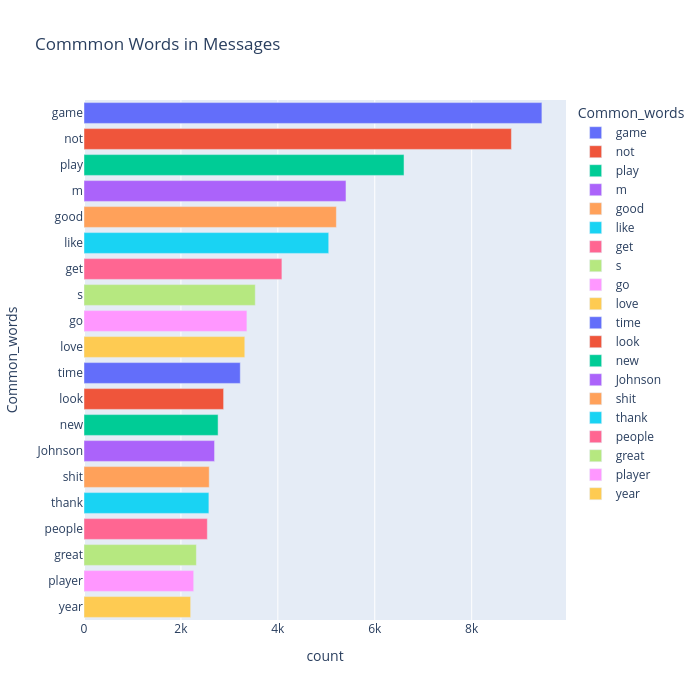

The code cell stored with this chart in its notebook:
### Code cell
from collections import Counter

words = df['Preprocessed_Message'].str.split(expand=True).stack()
top = Counter(words).most_common(20)
temp = pd.DataFrame(top, columns=['Common_words','count'])

fig = px.bar(temp, x="count", y="Common_words", title='Commmon Words in Messages', orientation='h', 
             width=700, height=700,color='Common_words')
fig.show()

### Figure 1 — Plotly figure (JSON) as saved in the notebook; plotly's stock layout.template omitted (floating-point values rounded to 4 significant figures)
{"data": [{"alignmentgroup": "True", "hovertemplate": "Common_words=%{y}<br>count=%{x}<extra></extra>", "legendgroup": "game", "marker": {"color": "#636efa", "pattern": {"shape": ""}}, "name": "game", "offsetgroup": "game", "orientation": "h", "showlegend": true, "textposition": "auto", "type": "bar", "x": [9449], "xaxis": "x", "y": ["game"], "yaxis": "y"}, {"alignmentgroup": "True", "hovertemplate": "Common_words=%{y}<br>count=%{x}<extra></extra>", "legendgroup": "not", "marker": {"color": "#EF553B", "pattern": {"shape": ""}}, "name": "not", "offsetgroup": "not", "orientation": "h", "showlegend": true, "textposition": "auto", "type": "bar", "x": [8820], "xaxis": "x", "y": ["not"], "yaxis": "y"}, {"alignmentgroup": "True", "hovertemplate": "Common_words=%{y}<br>count=%{x}<extra></extra>", "legendgroup": "play", "marker": {"color": "#00cc96", "pattern": {"shape": ""}}, "name": "play", "offsetgroup": "play", "orientation": "h", "showlegend": true, "textposition": "auto", "type": "bar", "x": [6604], "xaxis": "x", "y": ["play"], "yaxis": "y"}, {"alignmentgroup": "True", "hovertemplate": "Common_words=%{y}<br>count=%{x}<extra></extra>", "legendgroup": "m", "marker": {"color": "#ab63fa", "pattern": {"shape": ""}}, "name": "m", "offsetgroup": "m", "orientation": "h", "showlegend": true, "textposition": "auto", "type": "bar", "x": [5406], "xaxis": "x", "y": ["m"], "yaxis": "y"}, {"alignmentgroup": "True", "hovertemplate": "Common_words=%{y}<br>count=%{x}<extra></extra>", "legendgroup": "good", "marker": {"color": "#FFA15A", "pattern": {"shape": ""}}, "name": "good", "offsetgroup": "good", "orientation": "h", "showlegend": true, "textposition": "auto", "type": "bar", "x": [5208], "xaxis": "x", "y": ["good"], "yaxis": "y"}, {"alignmentgroup": "True", "hovertemplate": "Common_words=%{y}<br>count=%{x}<extra></extra>", "legendgroup": "like", "marker": {"color": "#19d3f3", "pattern": {"shape": ""}}, "name": "like", "offsetgroup": "like", "orientation": "h", "showlegend": true, "textposition": "auto", "type": "bar", "x": [5050], "xaxis": "x", "y": ["like"], "yaxis": "y"}, {"alignmentgroup": "True", "hovertemplate": "Common_words=%{y}<br>count=%{x}<extra></extra>", "legendgroup": "get", "marker": {"color": "#FF6692", "pattern": {"shape": ""}}, "name": "get", "offsetgroup": "get", "orientation": "h", "showlegend": true, "textposition": "auto", "type": "bar", "x": [4084], "xaxis": "x", "y": ["get"], "yaxis": "y"}, {"alignmentgroup": "True", "hovertemplate": "Common_words=%{y}<br>count=%{x}<extra></extra>", "legendgroup": "s", "marker": {"color": "#B6E880", "pattern": {"shape": ""}}, "name": "s", "offsetgroup": "s", "orientation": "h", "showlegend": true, "textposition": "auto", "type": "bar", "x": [3534], "xaxis": "x", "y": ["s"], "yaxis": "y"}, {"alignmentgroup": "True", "hovertemplate": "Common_words=%{y}<br>count=%{x}<extra></extra>", "legendgroup": "go", "marker": {"color": "#FF97FF", "pattern": {"shape": ""}}, "name": "go", "offsetgroup": "go", "orientation": "h", "showlegend": true, "textposition": "auto", "type": "bar", "x": [3362], "xaxis": "x", "y": ["go"], "yaxis": "y"}, {"alignmentgroup": "True", "hovertemplate": "Common_words=%{y}<br>count=%{x}<extra></extra>", "legendgroup": "love", "marker": {"color": "#FECB52", "pattern": {"shape": ""}}, "name": "love", "offsetgroup": "love", "orientation": "h", "showlegend": true, "textposition": "auto", "type": "bar", "x": [3318], "xaxis": "x", "y": ["love"], "yaxis": "y"}, {"alignmentgroup": "True", "hovertemplate": "Common_words=%{y}<br>count=%{x}<extra></extra>", "legendgroup": "time", "marker": {"color": "#636efa", "pattern": {"shape": ""}}, "name": "time", "offsetgroup": "time", "orientation": "h", "showlegend": true, "textposition": "auto", "type": "bar", "x": [3225], "xaxis": "x", "y": ["time"], "yaxis": "y"}, {"alignmentgroup": "True", "hovertemplate": "Common_words=%{y}<br>count=%{x}<extra></extra>", "legendgroup": "look", "marker": {"color": "#EF553B", "pattern": {"shape": ""}}, "name": "look", "offsetgroup": "look", "orientation": "h", "showlegend": true, "textposition": "auto", "type": "bar", "x": [2881], "xaxis": "x", "y": ["look"], "yaxis": "y"}, {"alignmentgroup": "True", "hovertemplate": "Common_words=%{y}<br>count=%{x}<extra></extra>", "legendgroup": "new", "marker": {"color": "#00cc96", "pattern": {"shape": ""}}, "name": "new", "offsetgroup": "new", "orientation": "h", "showlegend": true, "textposition": "auto", "type": "bar", "x": [2767], "xaxis": "x", "y": ["new"], "yaxis": "y"}, {"alignmentgroup": "True", "hovertemplate": "Common_words=%{y}<br>count=%{x}<extra></extra>", "legendgroup": "Johnson", "marker": {"color": "#ab63fa", "pattern": {"shape": ""}}, "name": "Johnson", "offsetgroup": "Johnson", "orientation": "h", "showlegend": true, "textposition": "auto", "type": "bar", "x": [2694], "xaxis": "x", "y": ["Johnson"], "yaxis": "y"}, {"alignmentgroup": "True", "hovertemplate": "Common_words=%{y}<br>count=%{x}<extra></extra>", "legendgroup": "shit", "marker": {"color": "#FFA15A", "pattern": {"shape": ""}}, "name": "shit", "offsetgroup": "shit", "orientation": "h", "showlegend": true, "textposition": "auto", "type": "bar", "x": [2584], "xaxis": "x", "y": ["shit"], "yaxis": "y"}, {"alignmentgroup": "True", "hovertemplate": "Common_words=%{y}<br>count=%{x}<extra></extra>", "legendgroup": "thank", "marker": {"color": "#19d3f3", "pattern": {"shape": ""}}, "name": "thank", "offsetgroup": "thank", "orientation": "h", "showlegend": true, "textposition": "auto", "type": "bar", "x": [2577], "xaxis": "x", "y": ["thank"], "yaxis": "y"}, {"alignmentgroup": "True", "hovertemplate": "Common_words=%{y}<br>count=%{x}<extra></extra>", "legendgroup": "people", "marker": {"color": "#FF6692", "pattern": {"shape": ""}}, "name": "people", "offsetgroup": "people", "orientation": "h", "showlegend": true, "textposition": "auto", "type": "bar", "x": [2545], "xaxis": "x", "y": ["people"], "yaxis": "y"}, {"alignmentgroup": "True", "hovertemplate": "Common_words=%{y}<br>count=%{x}<extra></extra>", "legendgroup": "great", "marker": {"color": "#B6E880", "pattern": {"shape": ""}}, "name": "great", "offsetgroup": "great", "orientation": "h", "showlegend": true, "textposition": "auto", "type": "bar", "x": [2319], "xaxis": "x", "y": ["great"], "yaxis": "y"}, {"alignmentgroup": "True", "hovertemplate": "Common_words=%{y}<br>count=%{x}<extra></extra>", "legendgroup": "player", "marker": {"color": "#FF97FF", "pattern": {"shape": ""}}, "name": "player", "offsetgroup": "player", "orientation": "h", "showlegend": true, "textposition": "auto", "type": "bar", "x": [2264], "xaxis": "x", "y": ["player"], "yaxis": "y"}, {"alignmentgroup": "True", "hovertemplate": "Common_words=%{y}<br>count=%{x}<extra></extra>", "legendgroup": "year", "marker": {"color": "#FECB52", "pattern": {"shape": ""}}, "name": "year", "offsetgroup": "year", "orientation": "h", "showlegend": true, "textposition": "auto", "type": "bar", "x": [2201], "xaxis": "x", "y": ["year"], "yaxis": "y"}], "layout": {"barmode": "relative", "height": 700, "legend": {"title": {"text": "Common_words"}, "tracegroupgap": 0}, "title": {"text": "Commmon Words in Messages"}, "width": 700, "xaxis": {"anchor": "y", "domain": [0, 1], "title": {"text": "count"}}, "yaxis": {"anchor": "x", "categoryarray": ["year", "player", "great", "people", "thank", "shit", "Johnson", "new", "look", "time", "love", "go", "s", "get", "like", "good", "m", "play", "not", "game"], "categoryorder": "array", "domain": [0, 1], "title": {"text": "Common_words"}}}}
